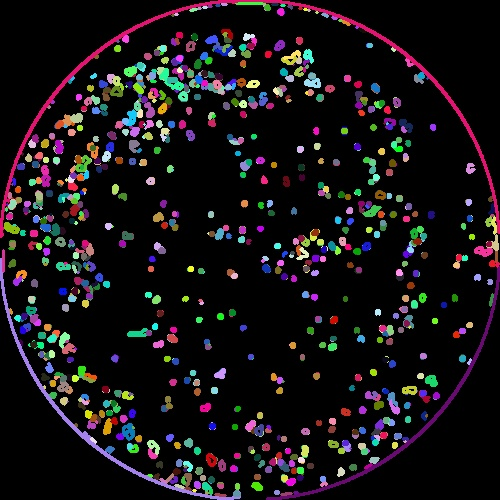
#> input picture uploads/01.jpg, 500 x 500 px, found by its file name
$ python -i coba.py   (imports and definitions only)
#> lines starting #> are read from the running program, lines starting #| are printed output that depends on the picture; after the words box and inside, x2 and y2 are one past the last pixel; in counts of white or black regions, pixels touching at a corner belong together
import os
import cv2 as cv
import numpy as np
import random as rng
from flask import jsonify
# [1 line not run here, left out]

def image_make(file_name):
#> called with file_name = 'uploads/01.jpg'
    folder='uploads'
    # threshold = file_name
    src = cv.imread(os.path.join(folder,file_name))
#> src is the input picture: shape (500, 500, 3); mean B, G, R 22, 19.2, 22.8

    src_gray = cv.cvtColor(src, cv.COLOR_BGR2GRAY)
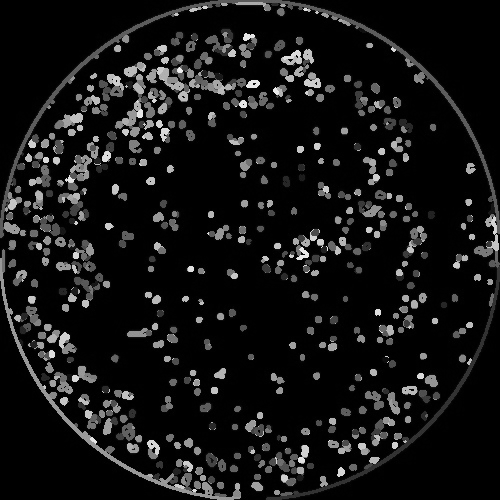
#> src_gray: shape (500, 500); min 0, max 245, mean 20.6
    src_gray = cv.blur(src_gray, (3,3))
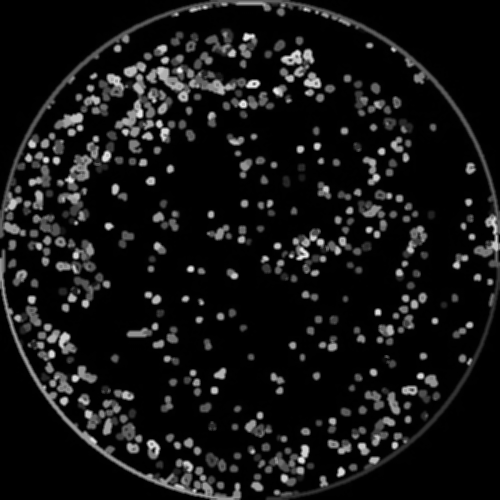
#> src_gray: shape (500, 500); min 0, max 241, mean 20.6

    # src_thres = cv.threshold(src_gray, 6, 255, cv.THRESH_BINARY)[1]  # ensure binary

    # Detect edges using Canny
    canny_output = cv.Canny(src_gray, 6, 6 * 2)
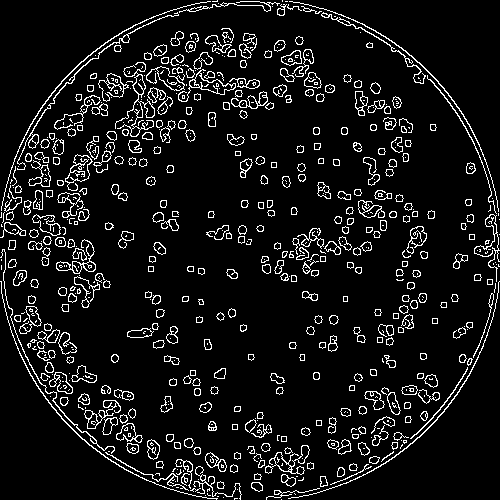
#> canny_output: shape (500, 500); 8.3% white in thin lines or dots
    # Find contours
    contours, hierarchy = cv.findContours(canny_output, cv.RETR_TREE, cv.CHAIN_APPROX_SIMPLE)
#> contours = 1173 contours, 424 with area under 20; largest, box (x1, y1, x2, y2) and area: (65, 154, 93, 191) 454, (178, 69, 236, 102) 444, (65, 154, 92, 183) 400, (265, 445, 310, 475) 394, (115, 62, 155, 137) 388
    # Draw contours
    drawing = np.zeros((canny_output.shape[0], canny_output.shape[1], 3), dtype=np.uint8)
    for i in range(len(contours)):
        # color = (rng.randint(0,256), rng.randint(0,256), rng.randint(0,256))
        cv.drawContours(drawing, contours, i, (0,255,0), 1, cv.LINE_8, hierarchy, 0)
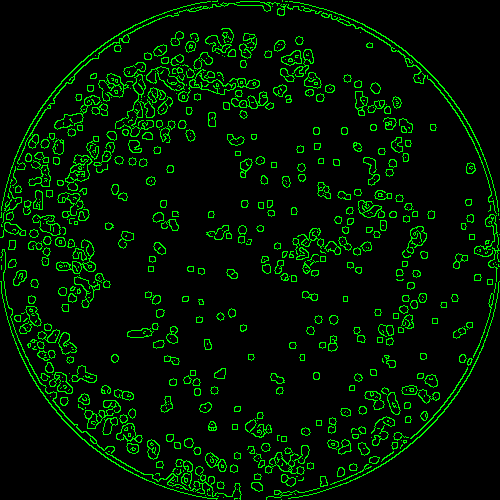
#> drawing: shape (500, 500, 3); mean of channels 0, 1, 2 0, 21.1, 0; drawn as B, G, R
    # Show Image
    cv.imwrite(os.path.join(folder,file_name),drawing)
    print ("Number of Objects is " , int(len(contours)/2))
#| Number of Objects is  586
    # Parsing ke bentuk JSON response
    hasil = int(len(contours)/2)
#> hasil = 586
    #hitung hasil Koloni
    message = {
        'status': 'Success',
        'data': hasil
    }
#> message = {'status': 'Success', 'data': 586}
#> (the run stopped early here; a loop or call above may not have finished)

$ run again, on uploads/06.jpg
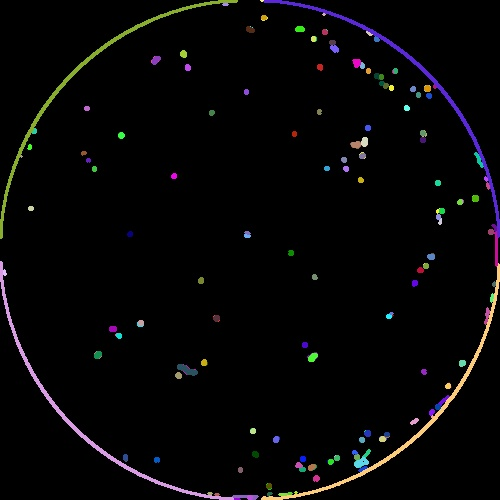
#> input picture uploads/06.jpg, 500 x 500 px, found by its file name
#> in image_make, src is the input picture: shape (500, 500, 3); mean B, G, R 6.3, 5.7, 6.2
#> in image_make, `canny_output = cv.Canny(src_gray, 6, 6 * 2)`:
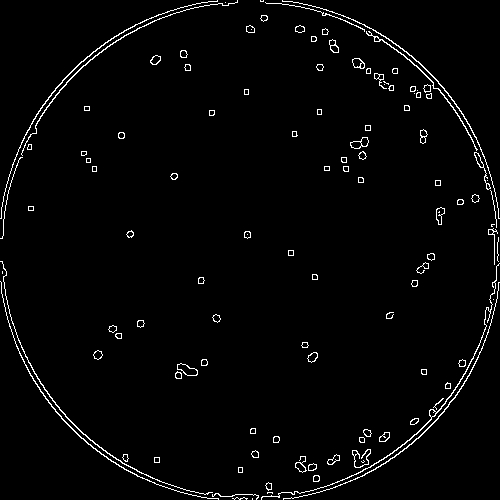
#> canny_output: shape (500, 500); 2.3% white in thin lines or dots
#> contours = 206 contours, 48 with area under 20; largest, box (x1, y1, x2, y2) and area: (261, 263, 500, 500) 168, (177, 363, 198, 376) 143, (177, 363, 198, 376) 132, (350, 137, 369, 149) 122, (0, 261, 213, 495) 114
#> after the loop in image_make, `for i in range(len(contours)):`:
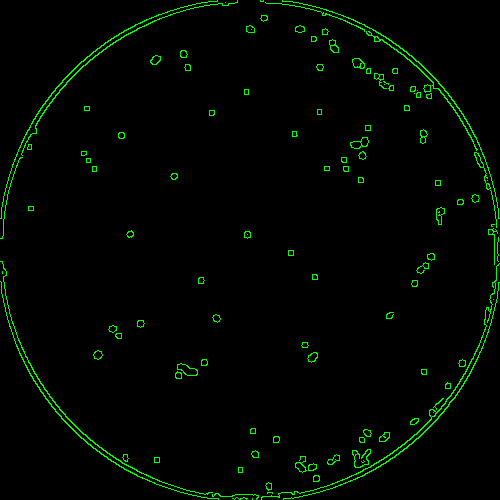
#> drawing: shape (500, 500, 3); mean of channels 0, 1, 2 0, 6, 0; drawn as B, G, R
#| Number of Objects is  103
#> hasil = 103
#> message = {'status': 'Success', 'data': 103}
